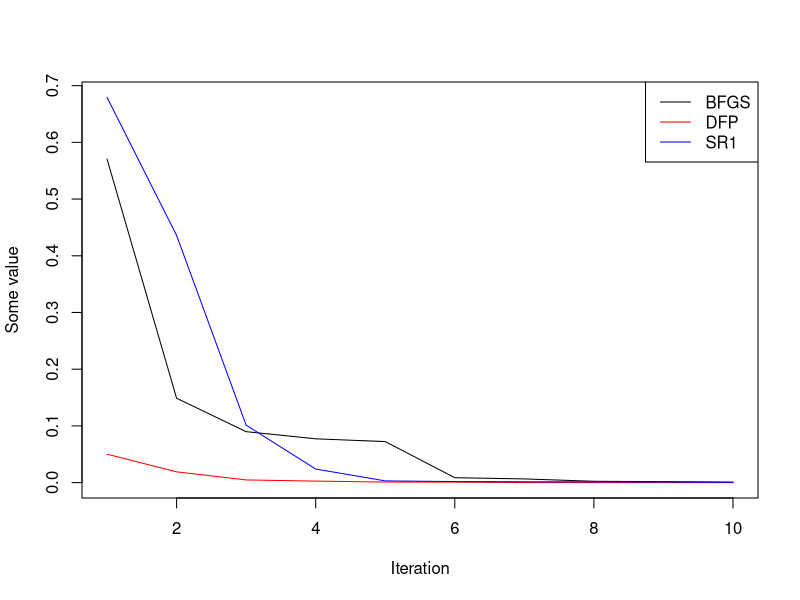

Write R code to recreate this figure.
## ---- chunk 1
knitr::opts_chunk$set(echo = TRUE)
printf <- function(...) cat(sprintf(...))
printfln <- function(...) cat(sprintf(...), "\n")
library(microbenchmark)
## ---- chunk 2
###########################################
# Rosenbrock Objective Function
###########################################
f = function(x) 100*(x[2] - x[1]^2)^2 + (1 - x[1])^2
f_xy = function(x, y) 100*(y - x^2)^2 + (1 - x)^2
x_min_true = c(1, 1)

# analytic derivatives
g = function(x) c(2*(x[1] - 1) - 400*x[1]*(x[2] - x[1]^2), 200*(x[2] - x[1]^2))
H = function(x) rbind(c(1200*x[1]^2 - 400*x[2] + 2, -400*x[1]), c(-400*x[1], 200))

###########################################
# Convex Elliptical Objective Function
###########################################
f = function(x) 0.5*(100*x[1]^2 + x[2]^2)
f_xy = function(x,y) 0.5*(100*x^2 + y^2)
x_min_true = c(0, 0)

# analytic derivatives
g = function(x) c(0.5*200*x[1], 0.5*2*x[2])
H = function(x) 0.5*rbind(c(200, 0), c(0, 2))

###########################################
# Nonconvex Sines Objective Function
###########################################
'f = function(x) x[1]^2 + .25*x[2]^2 + 4*(x[1] - x[2])^2*sin(x[2])^2
f_xy = function(x, y) x^2 + .25*y^2 + 4*(x - y)^2*sin(y)^2
x_min_true = c(0, 0)

# analytic derivatives
g = function(x) c(2*x[1] + 8*(x[1] - x[2])*sin(x[2])^2, .5*x[2] - 8*(x[1] - x[2])*sin(x[2])^2 + 4*(x[1] - x[2])^2*sin(2*x[2]))
H = function(x)
{
	H11 = 2 + 8*sin(x[2])^2
	H12 = 8*(2*(x[1] - x[2])*cos(x[2]) - sin(x[2]))*sin(x[2])
	H21 = H12
	H22 = 4.5 + 4*(2*(x[1] - x[2])^2 - 1)*cos(2*x[2]) + 16*(x[2] - x[1])*sin(2*x[2])
	rbind(c(H11, H12), c(H21, H22))
}'
## ---- chunk 3
# Definerer lige noget line-search (Der er Wolfe i)
backtracking_line_search <- function(alpha, c, rho, x_k, p_k, g_k, f) {
	alpha_k <- alpha
	repeat { 
		lhs <- f(x_k + alpha_k * p_k)
		rhs <- f(x_k) + c * alpha_k * g_k %*% p_k
		if (lhs <= rhs) break
		alpha_k <- rho * alpha_k
	}
	return(alpha_k)
}

# Implementation af BFGS
BFGS <- function(f, g, x_k, alpha, c, rho, tol, k_max){
  k <- 0
  n <- length(x_k)
  H_k <- I_n <- diag(n)
  g_k <- tol + 1
  while (norm(g_k, type="2") > tol & k < k_max) {
    g_k <- g(x_k)
    f_k <- f(x_k)
    p_k <- -  H_k %*% g_k
    alpha_k <- backtracking_line_search(alpha, c, rho, x_k, p_k, g_k, f)
    x_old <- x_k
    x_k <- x_k + alpha_k * p_k
    s_k <- x_k - x_old
    y_k <- g(x_k) - g_k
    rho_k <- 1 / (t(y_k) %*% s_k)[1]
    H_k <- (I_n - rho_k * (s_k %*% t(y_k))[1]) %*% H_k %*% (I_n - rho_k * (s_k %*% t(y_k))[1]) + rho_k * (s_k %*% t(s_k))[1]
    k <- k + 1
  }
printfln("k = %d \t x_k = (%6.3f , %6.3f) \t f_k = %.2f \t g_k = (%8.3f , %8.3f) \t alpha_k = %.5f", k, x_k[1] , x_k[2], f(x_k), g_k[1] , g_k[2], alpha_k)
  return(x_k)
}


# Implementation af BFGS opdatering
BFGS_ny <- function(f, g, x_k, alpha, c, rho, tol, k_max){
  k <- 0
  n <- length(x_k)
  H_k <- I_n <- diag(n)
  g_k <- tol + 1
  while (norm(g_k, type="2") > tol & k < k_max) {
    g_k <- g(x_k)
    f_k <- f(x_k)
    p_k <- -  H_k %*% g_k
    alpha_k <- backtracking_line_search(alpha, c, rho, x_k, p_k, g_k, f)
    x_old <- x_k
    x_k <- x_k + alpha_k * p_k
    s_k <- x_k - x_old
    y_k <- g(x_k) - g_k
    if ((t(y_k) %*% s_k)[1] > 0){
      rho_k <- 1 / (t(y_k) %*% s_k)[1]
      H_k <- (I_n - rho_k * (s_k %*% t(y_k))[1]) %*% H_k %*% (I_n - rho_k * (s_k %*% t(y_k))[1]) + rho_k * (s_k %*% t(s_k))[1]
    }
    k <- k + 1
  }
printfln("k = %d \t x_k = (%6.3f , %6.3f) \t f_k = %.2f \t g_k = (%8.3f , %8.3f) \t alpha_k = %.5f", k, x_k[1] , x_k[2], f(x_k), g_k[1] , g_k[2], alpha_k)
  return(x_k)
}


# Implementation af DFP
DFP <- function(f, g, x_k, alpha, c, rho, tol, k_max){
  k <- 0
  n <- length(x_k)
  H_k <- I_n <- diag(n)
  g_k <- tol + 1
  while (norm(g_k, type="2") > tol & k < k_max) {
    g_k <- g(x_k)
    f_k <- f(x_k)
    p_k <- -  H_k %*% g_k
    alpha_k <- backtracking_line_search(alpha, c, rho, x_k, p_k, g_k, f)
    x_old <- x_k
    x_k <- x_k + alpha_k * p_k
    s_k <- x_k - x_old
    y_k <- g(x_k) - g_k
    H_k <- H_k - (H_k %*% y_k %*% t(y_k) %*% H_k) / (t(y_k) %*% H_k %*% y_k)[1] + (s_k %*% t(s_k)) / (t(y_k) %*% s_k)[1]
    k <- k + 1
  }
printfln("k = %d \t x_k = (%6.3f , %6.3f) \t f_k = %.2f \t g_k = (%8.3f , %8.3f) \t alpha_k = %.5f", k, x_k[1] , x_k[2], f(x_k), g_k[1] , g_k[2], alpha_k)
  return(x_k)
}


## ---- chunk 4
x_k <- c(5,1)
alpha <- 1
c <- 1e-4
tol <- 1e-3
rho <- 0.5
k_max <- 10000


DFP(f, g, x_k, alpha, c, rho, tol, k_max)
BFGS(f, g, x_k, alpha, c, rho, tol, k_max)
BFGS_ny(f, g, x_k, alpha, c, rho, tol, k_max)
optim(x_k, f, g, method = "BFGS")
## ---- chunk 5
res_bfgs <- cumprod(runif(10))
res_dfp <- cumprod(runif(10))
res_sr1 <- cumprod(runif(10))

nms <- c("BFGS", "DFP", "SR1")
clrs <- c("black", "red", "blue")
x_plot <- list(res_bfgs, res_dfp, res_sr1)

x_lim <- c(1, max(sapply(x_plot, length)))
y_lim <- range(sapply(x_plot, range))

plot(seq_along(x_plot[[1]]), x_plot[[1]], 
     type = "l", col = clrs[1], 
     xlim = x_lim, ylim = y_lim,
     xlab = "Iteration",
     ylab = "Some value")
for (i in 2L:length(x_plot)) {
  lines(seq_along(x_plot[[i]]), x_plot[[i]], col = clrs[i])
}
legend("topright", legend = nms, col = clrs, lty = 1)
## ---- chunk 6
